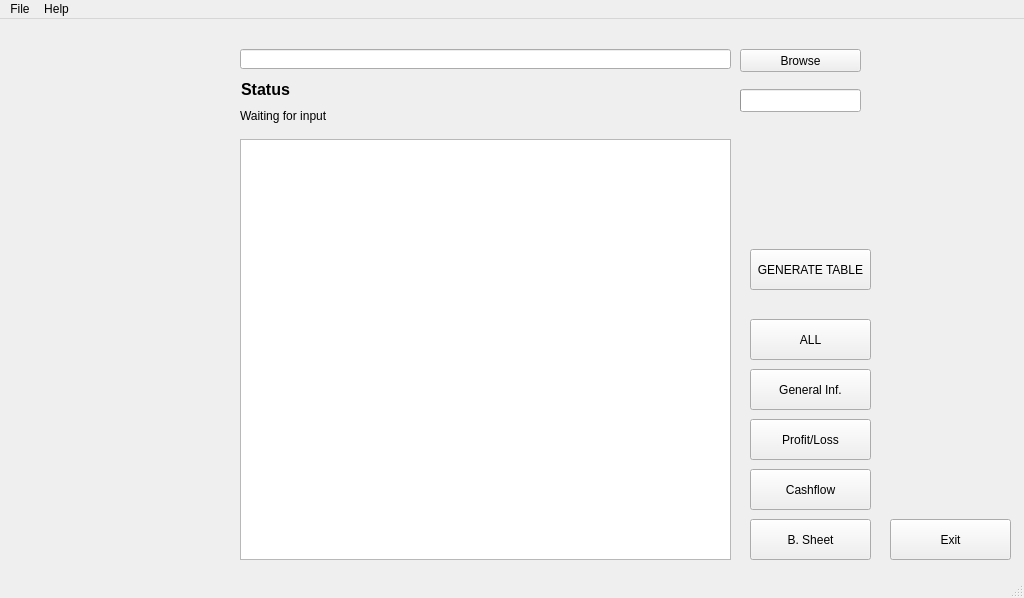
<?xml version="1.0" encoding="UTF-8"?>
<ui version="4.0">
 <class>MainWindow</class>
 <widget class="QMainWindow" name="MainWindow">
  <property name="geometry">
   <rect>
    <x>0</x>
    <y>0</y>
    <width>1024</width>
    <height>598</height>
   </rect>
  </property>
  <property name="sizePolicy">
   <sizepolicy hsizetype="Preferred" vsizetype="Preferred">
    <horstretch>0</horstretch>
    <verstretch>0</verstretch>
   </sizepolicy>
  </property>
  <property name="windowTitle">
   <string>MainWindow</string>
  </property>
  <widget class="QWidget" name="centralwidget">
   <widget class="QPushButton" name="btn_exit">
    <property name="geometry">
     <rect>
      <x>890</x>
      <y>500</y>
      <width>121</width>
      <height>41</height>
     </rect>
    </property>
    <property name="text">
     <string>Exit</string>
    </property>
   </widget>
   <widget class="QPushButton" name="btn_all">
    <property name="geometry">
     <rect>
      <x>750</x>
      <y>300</y>
      <width>121</width>
      <height>41</height>
     </rect>
    </property>
    <property name="text">
     <string>ALL</string>
    </property>
   </widget>
   <widget class="QLineEdit" name="path_dir">
    <property name="geometry">
     <rect>
      <x>240</x>
      <y>30</y>
      <width>491</width>
      <height>20</height>
     </rect>
    </property>
   </widget>
   <widget class="QPushButton" name="btn_browse">
    <property name="geometry">
     <rect>
      <x>740</x>
      <y>30</y>
      <width>121</width>
      <height>23</height>
     </rect>
    </property>
    <property name="text">
     <string>Browse</string>
    </property>
   </widget>
   <widget class="QPushButton" name="btn_gen_inf">
    <property name="geometry">
     <rect>
      <x>750</x>
      <y>350</y>
      <width>121</width>
      <height>41</height>
     </rect>
    </property>
    <property name="text">
     <string>General Inf.</string>
    </property>
   </widget>
   <widget class="QPushButton" name="btn_pro_loss">
    <property name="geometry">
     <rect>
      <x>750</x>
      <y>400</y>
      <width>121</width>
      <height>41</height>
     </rect>
    </property>
    <property name="text">
     <string>Profit/Loss</string>
    </property>
   </widget>
   <widget class="QPushButton" name="btn_cashflow">
    <property name="geometry">
     <rect>
      <x>750</x>
      <y>450</y>
      <width>121</width>
      <height>41</height>
     </rect>
    </property>
    <property name="text">
     <string>Cashflow</string>
    </property>
   </widget>
   <widget class="QLabel" name="label_info">
    <property name="geometry">
     <rect>
      <x>240</x>
      <y>90</y>
      <width>131</width>
      <height>51</height>
     </rect>
    </property>
    <property name="font">
     <font>
      <pointsize>9</pointsize>
     </font>
    </property>
    <property name="autoFillBackground">
     <bool>false</bool>
    </property>
    <property name="text">
     <string>Waiting for input</string>
    </property>
    <property name="alignment">
     <set>Qt::AlignLeading|Qt::AlignLeft|Qt::AlignTop</set>
    </property>
    <property name="wordWrap">
     <bool>true</bool>
    </property>
   </widget>
   <widget class="QProgressBar" name="progress_bar">
    <property name="geometry">
     <rect>
      <x>740</x>
      <y>70</y>
      <width>121</width>
      <height>23</height>
     </rect>
    </property>
    <property name="value">
     <number>0</number>
    </property>
    <property name="textVisible">
     <bool>false</bool>
    </property>
   </widget>
   <widget class="QLabel" name="label_status">
    <property name="geometry">
     <rect>
      <x>230</x>
      <y>60</y>
      <width>71</width>
      <height>20</height>
     </rect>
    </property>
    <property name="font">
     <font>
      <pointsize>12</pointsize>
      <weight>75</weight>
      <bold>true</bold>
     </font>
    </property>
    <property name="text">
     <string>Status</string>
    </property>
    <property name="alignment">
     <set>Qt::AlignCenter</set>
    </property>
   </widget>
   <widget class="QPushButton" name="btn_b_sheet">
    <property name="geometry">
     <rect>
      <x>750</x>
      <y>500</y>
      <width>121</width>
      <height>41</height>
     </rect>
    </property>
    <property name="text">
     <string>B. Sheet</string>
    </property>
   </widget>
   <widget class="QTableView" name="table_pd">
    <property name="geometry">
     <rect>
      <x>240</x>
      <y>120</y>
      <width>491</width>
      <height>421</height>
     </rect>
    </property>
   </widget>
   <widget class="QPushButton" name="btn_table">
    <property name="geometry">
     <rect>
      <x>750</x>
      <y>230</y>
      <width>121</width>
      <height>41</height>
     </rect>
    </property>
    <property name="text">
     <string>GENERATE TABLE</string>
    </property>
   </widget>
  </widget>
  <widget class="QMenuBar" name="menubar">
   <property name="geometry">
    <rect>
     <x>0</x>
     <y>0</y>
     <width>1024</width>
     <height>21</height>
    </rect>
   </property>
   <widget class="QMenu" name="menuFile">
    <property name="title">
     <string>File</string>
    </property>
    <addaction name="actionExit"/>
   </widget>
   <widget class="QMenu" name="menuHelp">
    <property name="title">
     <string>Help</string>
    </property>
   </widget>
   <addaction name="menuFile"/>
   <addaction name="menuHelp"/>
  </widget>
  <widget class="QStatusBar" name="statusbar"/>
  <action name="actionExit">
   <property name="text">
    <string>Exit</string>
   </property>
  </action>
 </widget>
 <resources/>
 <connections/>
</ui>
